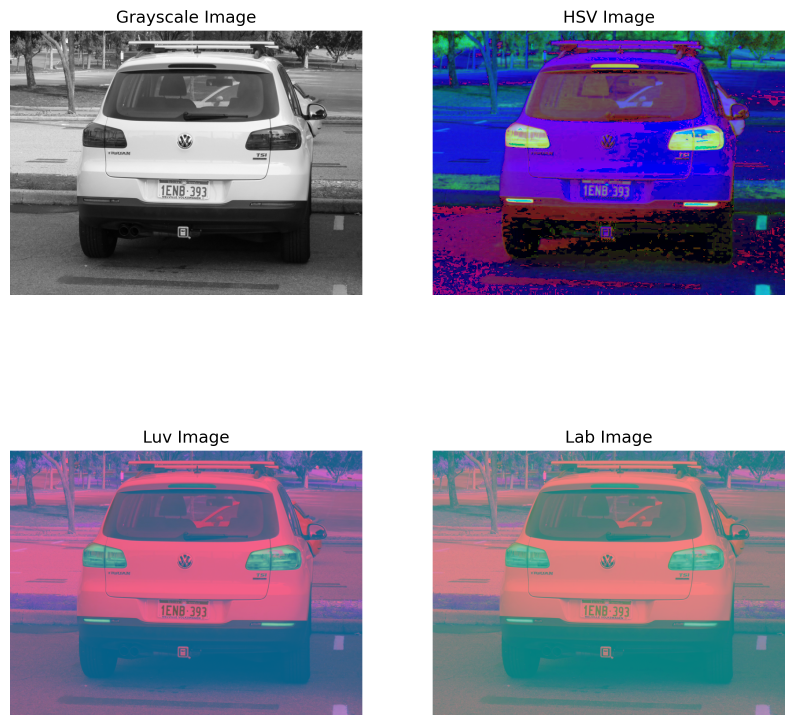
#> input picture prac02/ex01_result.png, 2384 x 2175 px, given in place of prac02ex05img01.png, which was not available (shown at 1/3 size)
$ python exercise5.py
#> lines starting #> are read from the running program, lines starting #| are printed output that depends on the picture; pictures that were not available may be replaced by others from this repository, and a replacement may not be noted
"""
Machine Perception Prac02
Daehwan Yeo

Exercise 5 - Histogram Equalization

Histogram equalization is a method in image processing to enhance the contrast of an image
by redistributing the intensity levels across the entire range.

OpenCV's equalizeHist function to perform histogram equalization on a given image.

- The equalized image has noticeably better contrast.
- The original histogram might be clustered (low dynamic range).
- The equalized histogram is spread more uniformly.
- The CDF after equalization is closer to a straight diagonal (good distribution).
"""

import cv2
import numpy as np
import matplotlib.pyplot as plt

# -------- Load grayscale image --------
image = cv2.imread("prac02ex05img01.png", cv2.IMREAD_GRAYSCALE)
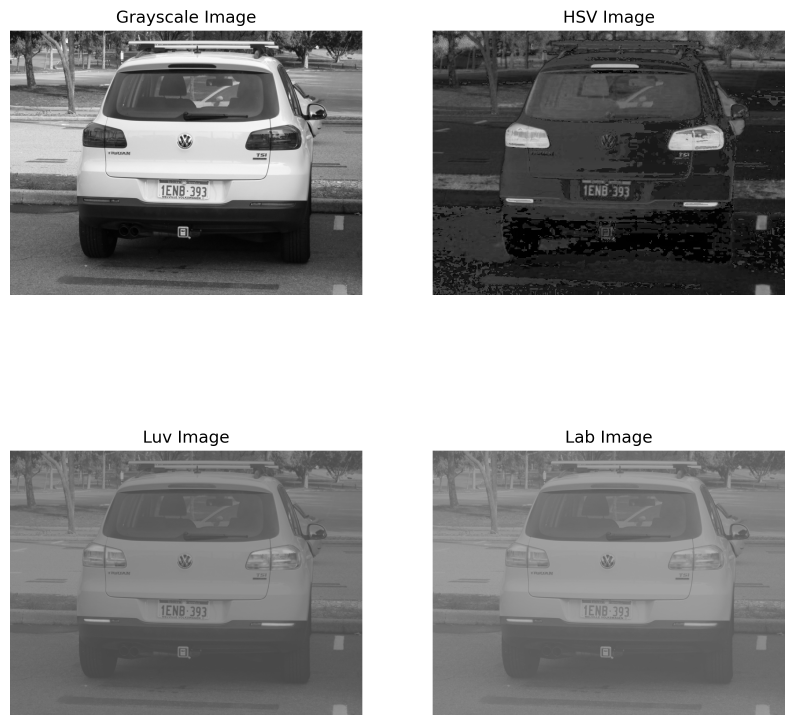
#> image: shape (2175, 2384) (shown at 1/3 size); min 0, max 255, mean 154.3
if image is None:
    raise FileNotFoundError("Cannot load 'prac02ex05img01.png'")

# -------- Apply histogram equalization --------
equalized_image = cv2.equalizeHist(image)
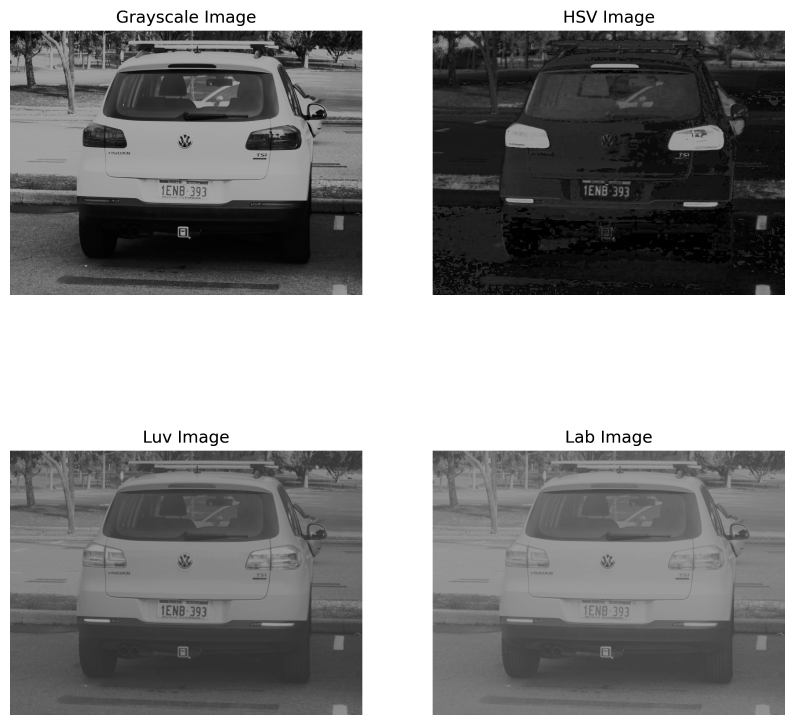
#> equalized_image: shape (2175, 2384) (shown at 1/3 size); min 0, max 255, mean 143.1

# -------- Compute histograms --------
hist_original  = cv2.calcHist([image], [0], None, [256], [0, 256])
#> hist_original = 256 values, max 1817098 at index 255, min 60 at index 252, mean 20254.7
hist_equalized = cv2.calcHist([equalized_image], [0], None, [256], [0, 256])
#> hist_equalized = 256 values, max 1817098 at index 255, min 0 at index 13, mean 20254.7

# -------- Compute cumulative distributions (CDFs) --------
cdf_original  = hist_original.cumsum()
#> cdf_original = 256 values from 18296 to 5185200
cdf_equalized = hist_equalized.cumsum()
#> cdf_equalized = 256 values from 18296 to 5185200

# Normalize CDFs for plotting (scale 0-1)
cdf_original_norm  = cdf_original / cdf_original.max()
#> cdf_original_norm = 256 values from 0.00353 to 1
cdf_equalized_norm = cdf_equalized / cdf_equalized.max()
#> cdf_equalized_norm = 256 values from 0.00353 to 1

# -------- Plot --------
plt.figure(figsize=(15, 10))

# Images
plt.subplot(3, 2, 1)
plt.imshow(image, cmap='gray')
plt.title('Original Image')
plt.axis('off')

plt.subplot(3, 2, 2)
plt.imshow(equalized_image, cmap='gray')
plt.title('Equalized Image')
plt.axis('off')

# Histograms
plt.subplot(3, 2, 3)
plt.plot(hist_original, color='blue')
plt.title('Original Histogram')

plt.subplot(3, 2, 4)
plt.plot(hist_equalized, color='green')
plt.title('Equalized Histogram')

# Cumulative Distributions
plt.subplot(3, 2, 5)
plt.plot(cdf_original_norm, color='blue')
plt.title('Original Cumulative Distribution')

plt.subplot(3, 2, 6)
plt.plot(cdf_equalized_norm, color='green')
plt.title('Equalized Cumulative Distribution')

plt.tight_layout()
output_filename = "ex05_result.png"
plt.savefig(output_filename, dpi=300, bbox_inches='tight')
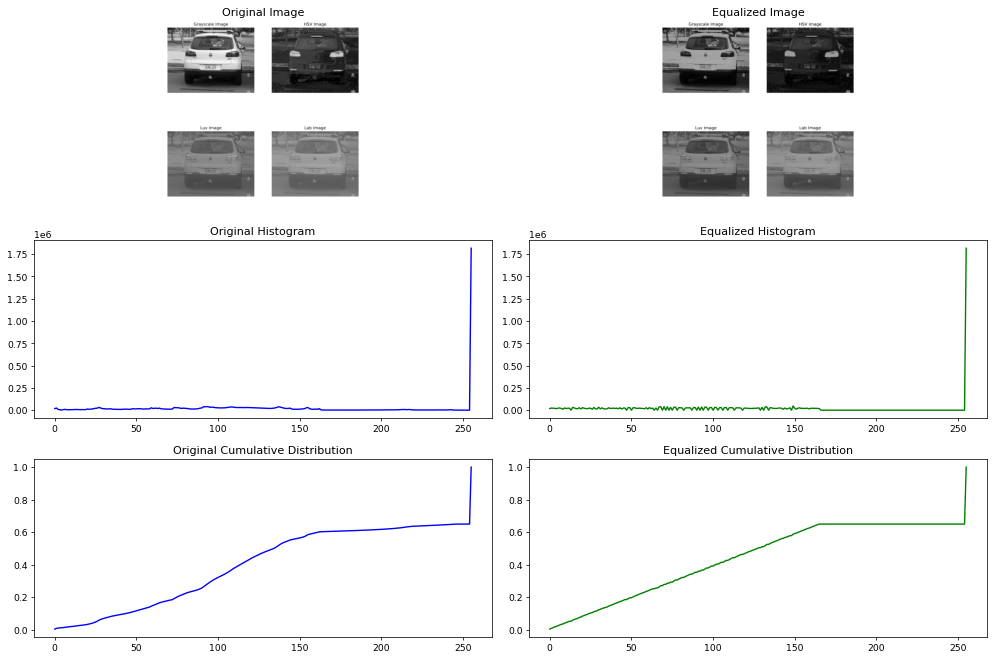
#> figure drawn by matplotlib, 6 panels; panel 3: curve peaks at x = 255, y = 1817098; panel 4: curve peaks at x = 255, y = 1817098; panel 5: curve peaks at x = 255, y = 1; panel 6: curve peaks at x = 255, y = 1
print(f"Plot saved to {output_filename}")
